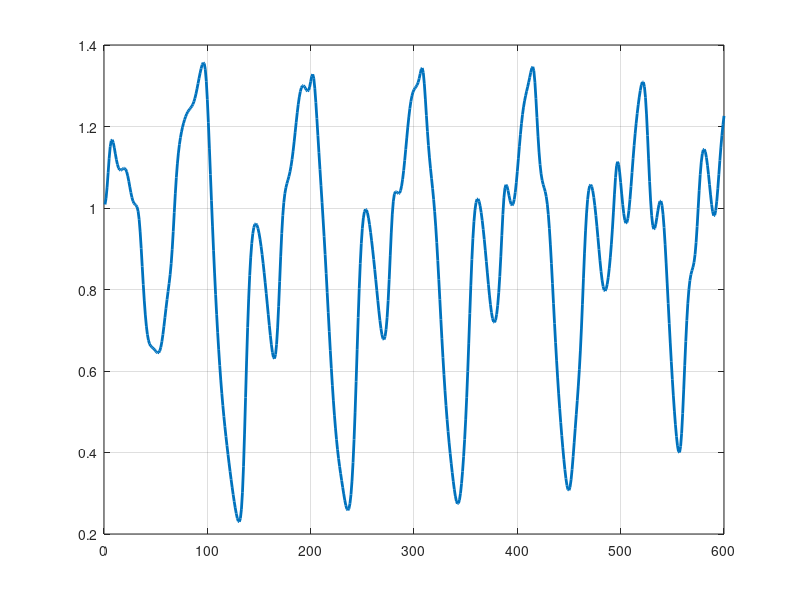

Reproduce this figure in MATLAB. (Note: this script raises an error after producing the figure.)
% Environment Setup
clearvars;
close all;

% Mackey-Glass Chaotic Time Series Data Generation
numPoints = 900;  % Total number of points
chaoticSeries = zeros(1, numPoints);
dataSet = zeros(numPoints, 7);
chaoticSeries(1, 1:31) = 1.3 + 0.2 * rand(1, 31);

% Generate Data
for point = 31:numPoints - 1
    chaoticSeries(1, point + 1) = 0.2 * (chaoticSeries(1, point - 30) / (1 + chaoticSeries(1, point - 30)^10)) + 0.9 * chaoticSeries(1, point);
    dataSet(point, 2:6) = [chaoticSeries(1, point - 3) chaoticSeries(1, point - 2) chaoticSeries(1, point - 1) chaoticSeries(1, point) chaoticSeries(1, point + 1)];
end
processedData = dataSet(201:800, 2:6);
timeSeq = 1:600;

% Plot Data
fig1 = figure('Color', [1 1 1]);
plot(timeSeq, chaoticSeries(201:800), 'LineWidth', 2);
grid on;

% Fuzzy System Design
for option = 1:2
    if option == 1
        mfNum = 7; 
        centerPoints = linspace(0.5, 1.3, 5);
        delta = 0.2;
    else
        mfNum = 15; 
        centerPoints = linspace(0.3, 1.5, 13);
        delta = 0.1;
    end

    % Define Membership Functions
    mfSet = cell(mfNum, 2);
    for mfIndex = 1:mfNum
        if mfIndex == 1
            mfSet{mfIndex, 1} = [0, 0, 0.3, 0.5];
            mfSet{mfIndex, 2} = 'trapmf';
        elseif mfIndex == mfNum
            mfSet{mfIndex, 1} = [1.3, 1.5, 1.8, 1.8];
            mfSet{mfIndex, 2} = 'trapmf';
        else
            mfSet{mfIndex, 1} = [centerPoints(mfIndex - 1) - delta, centerPoints(mfIndex - 1), centerPoints(mfIndex - 1) + delta];
            mfSet{mfIndex, 2} = 'trimf';
        end
    end

    % Rule Assignment
    [trainSize, ~] = size(processedData);
    ruleMatrix = zeros(trainSize, 6);
    consolidatedRules = zeros(trainSize / 2, 6);
    for dataIndex = 1:trainSize
        processedData(dataIndex, 1) = dataIndex;
        for varIndex = 2:6
            currentValue = processedData(dataIndex, varIndex);
            mfValues = zeros(1, mfNum);
            for mfIndex = 1:mfNum
                if mfIndex == 1 || mfIndex == mfNum
                    mfValues(mfIndex) = trapmf(currentValue, mfSet{mfIndex, 1});
                else
                    mfValues(mfIndex) = trimf(currentValue, mfSet{mfIndex, 1});
                end
            end
            [maxValue, maxIndex] = max(mfValues);
            ruleMatrix(dataIndex, varIndex - 1) = maxIndex;
            ruleMatrix(dataIndex, 6) = prod(mfValues);
            processedData(dataIndex, 7) = prod(mfValues);
        end
    end

    % Pruning Rules
    consolidatedRules(1, :) = ruleMatrix(1, :);
    ruleCounter = 1;
    for dataIndex = 2:trainSize
        ruleMatch = zeros(1, ruleCounter);
        for checkIndex = 1:ruleCounter
            ruleMatch(checkIndex) = isequal(ruleMatrix(dataIndex, 1:4), consolidatedRules(checkIndex, 1:4));
            if ruleMatch(checkIndex) == 1 && ruleMatrix(dataIndex, 6) >= consolidatedRules(checkIndex, 6)
                consolidatedRules(checkIndex, :) = ruleMatrix(dataIndex, :);
            end
        end
        if sum(ruleMatch) == 0
            ruleCounter = ruleCounter + 1;
            consolidatedRules(ruleCounter, :) = ruleMatrix(dataIndex, :);
        end
    end
end

% Displaying Final Rules
disp('******************************')
disp(['Final rules set with ', num2str(mfNum), ' membership functions for each input variable'])
finalRulesSet = consolidatedRules(1:ruleCounter, :);

% Fuzzy Inference System Construction
fisName = 'PredictiveSystem';
fisType = 'mamdani';
fisMethods = {'prod', 'max', 'prod', 'max', 'centroid'};
fisModel = newfis(fisName, fisType, fisMethods{:});

% Add Variables to FIS
for inputVar = 1:4
    fisModel = addInput(fisModel, [0.1 1.7], 'Name', ['x' num2str(inputVar)]);
end
fisModel = addOutput(fisModel, [0.1 1.7], 'Name', 'x5');

% Add Membership Functions to FIS
for inputVar = 1:4
    for mfIndex = 1:mfNum
        fisModel = addMF(fisModel, ['x' num2str(inputVar)], mfSet{mfIndex, 2}, mfSet{mfIndex, 1}, 'Name', ['MF' num2str(mfIndex)]);
    end
end

% Add Rules to FIS
ruleMatrixTrimmed = consolidatedRules(any(consolidatedRules(:, 1:5), 2), :);
fisModel = addrule(fisModel, [ruleMatrixTrimmed, ones(size(ruleMatrixTrimmed, 1), 1)]);

% Prediction using FIS
predictionData = zeros(300, 2);
for index = 301:600
    inputVector = processedData(index, 2:6);
    predictedOutput = evalfis(fisModel, inputVector(1:4));
    predictionData(index - 300, :) = [index - 300, predictedOutput];
end

% Plotting Predictions
figure;
plot(predictionData(:, 1), predictionData(:, 2), 'r-.', 'LineWidth', 2);
hold on;
plot(predictionData(:, 1), processedData(301:600, 6), 'b', 'LineWidth', 2);
legend('Estimated Value', 'Actual Value');

% Plot Membership Functions for Specified Input Variable
figure;
plotmf(fisModel, 'input', 1);
title('Membership Functions for Input Variable 1');
